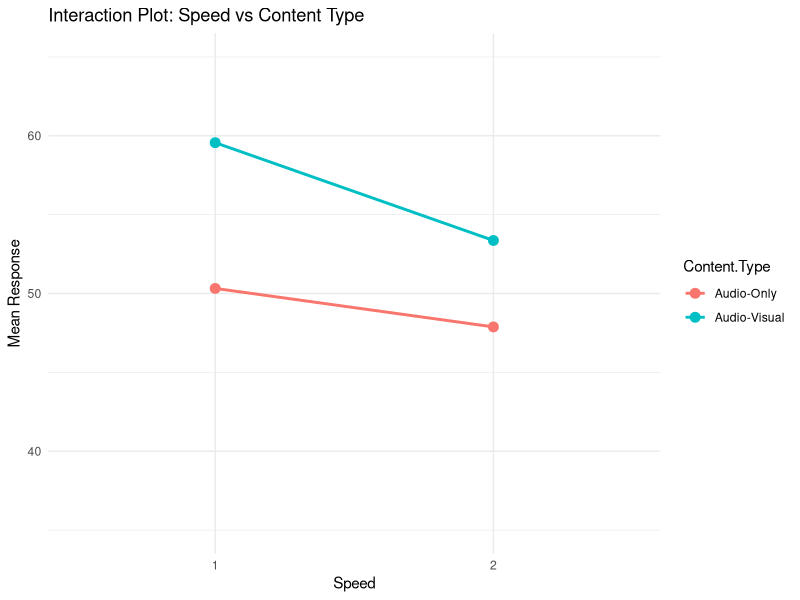
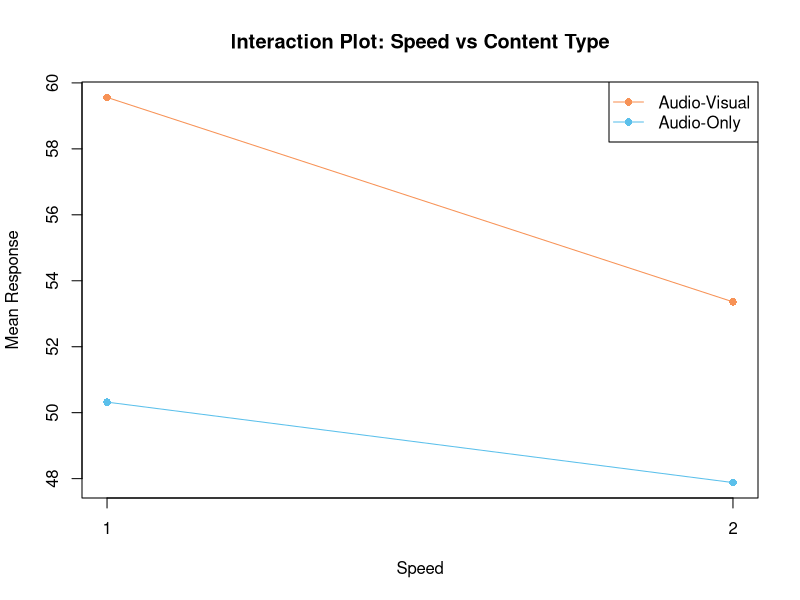
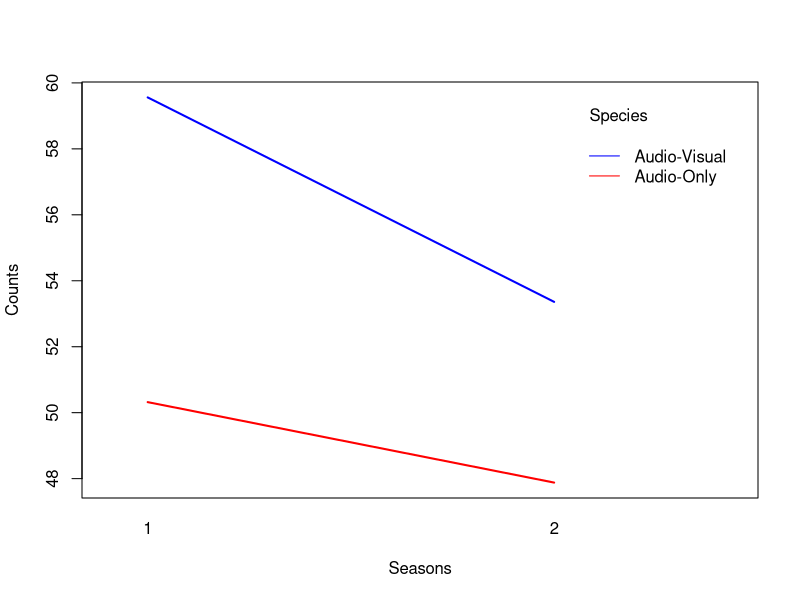

Generate these figures, in order, with R:
## ---- chunk 1
library(emmeans)
data <- data <- read.csv("Datasets/Exp2DataPlayback.csv")
model <- aov(Accuracy ~ Speed*Content.Type, data = data)
## ---- chunk 2

model_reg <- lm(Accuracy ~ Content.Type * Speed, data = data)

means <- emmeans(model_reg, ~Content.Type * Speed)

means
## ---- chunk 3

contrast(means,
         list(
           c1 = c(-1,1,-1,1)/2, # AV - AO
           c2 = c(1,1,-1,-1)/2 # 2x - 1x
         ),
         by = NULL, side = ">")

## ---- chunk 4

# For AV - AO = 0

0.0003*2

# For 1 - 2 = 0

0.0209 * 2
## ---- chunk 5
contrast(means,
         list(
           c3 = c(-1, 1, 1,-1) # interaction
         ),
         by = NULL)

## ---- chunk 6
head(data)
## ---- chunk 7

means 

class(means)

## ---- chunk 8
means_data <- data.frame(means)
## ---- chunk 9
# install.packages("ggplot2")
library(ggplot2)

# Create the ggplot with interaction lines
ggplot(means_data, aes(x = factor(Speed), y = emmean, colour = Content.Type, group = Content.Type)) +
  geom_point(size = 3) +     # Add points for each Content Type
  geom_line(linewidth = 1) +      # Connect points with lines
  labs(title = "Interaction Plot: Speed vs Content Type",
       x = "Speed",
       y = "Mean Response") +
  scale_y_continuous(limits =c(35,65)) + # to visualse the magnitude a bit better
  theme_minimal()
## ---- chunk 10
#| code-fold: true

# Set up an empty plot
plot(means_data$Speed[means_data$Content.Type == "Audio-Visual"], 
     means_data$emmean[means_data$Content.Type == "Audio-Visual"], 
     type = "o", 
     col = "#F79256", 
     pch = 16, 
     ylim = range(means_data$emmean), 
     xlab = "Speed", 
     ylab = "Mean Response", 
     main = "Interaction Plot: Speed vs Content Type",
     xaxt = "n")

# - plot(...) initializes the graph using Speed as the x-axis and Mean Response as the y-axis.
# - The subset `means_data$Speed[means_data$ContentType == "Audio-Visual"]` extracts only Audio-Visual data to plot the first line.
# - type = "o" specifies that both points and lines should be drawn.
# - ylim = range(means_data$emmean) ensures that the y-axis spans the full range of data.
# - xaxt = "n" suppresses the default x-axis, allowing for manual customization in the next step.
# 
# Since the x-axis represents discrete categories (Speed levels), we manually specify the tick labels with the function `axis` and then we overlay the means for the Audio-Only groups with `points`. Lastly, we add a legend. 

# Add x-axis labels manually
axis(1, at = unique(as.numeric(means_data$Speed)), labels = unique(means_data$Speed))

# Add Audio-Only group
points(means_data$Speed[means_data$Content.Type == "Audio-Only"], 
       means_data$emmean[means_data$Content.Type == "Audio-Only"], 
       col = "#5BC0EB", 
       pch = 16, 
       type = "o")

# Add legend
legend("topright", legend = c("Audio-Visual", "Audio-Only"), col = c("#F79256", "#5BC0EB"), pch = 16, lty = 1)

# OR WITH BUILT IN 

interaction.plot(x.factor = means_data$Speed, #x-axis variable
                 trace.factor = means_data$Content.Type, #variable for lines
                 response = means_data$emmean, #y-axis variable
                 fun = mean, #metric to plot
                 ylab = "Counts",
                 xlab = "Seasons",
                 col = c("red", "blue"),
                 lty = 1, #line type
                 lwd = 2, #line width
                 trace.label = "Species")
